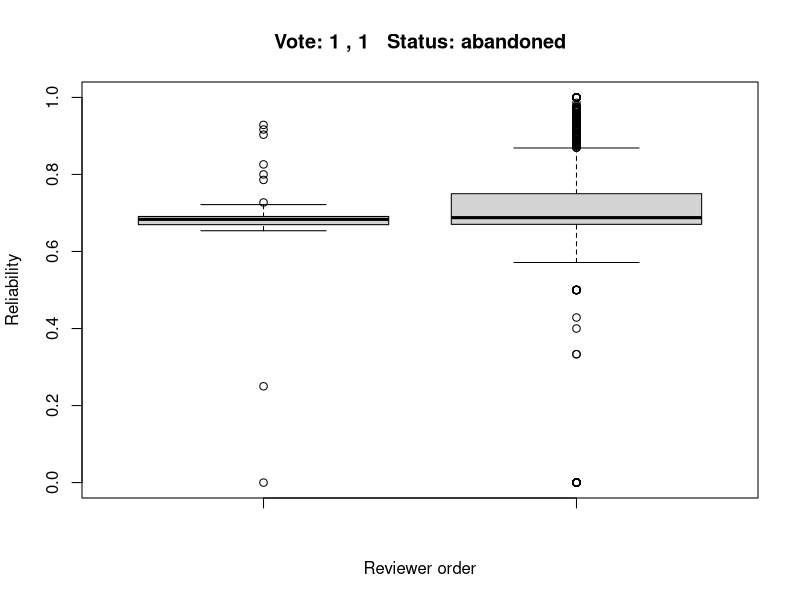
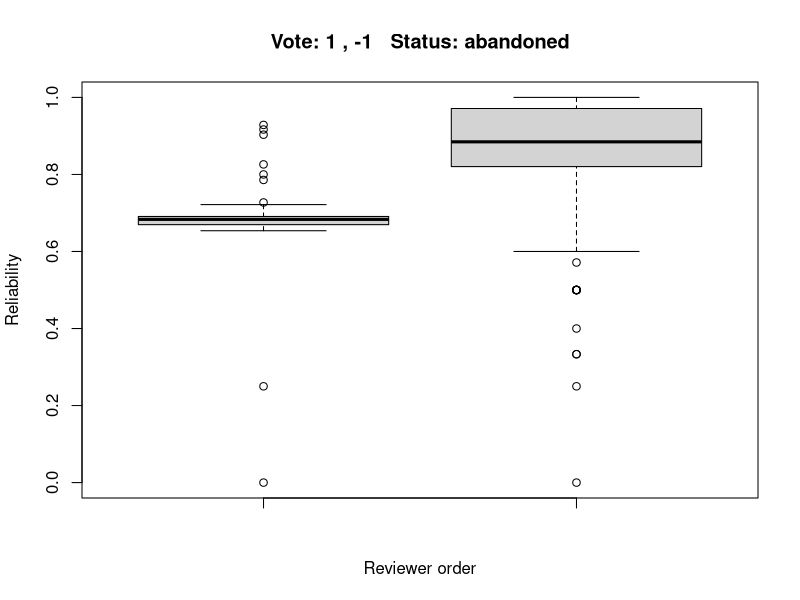
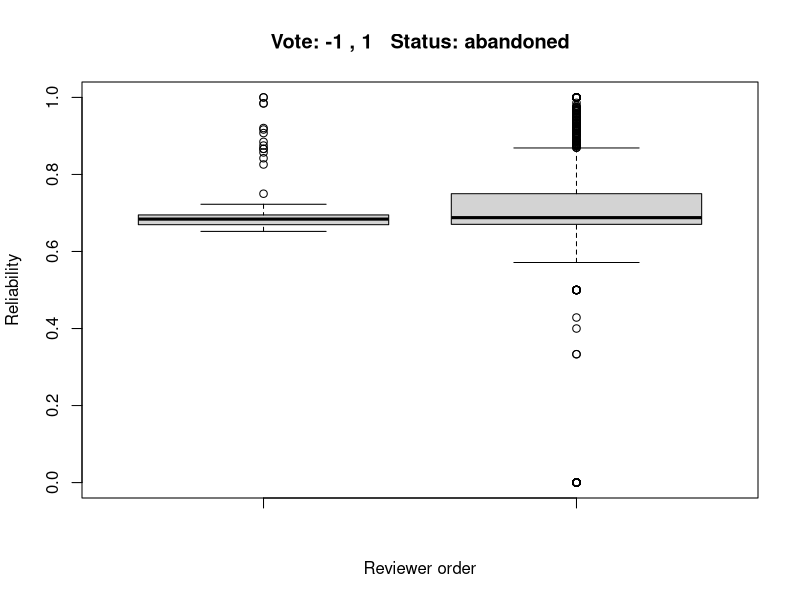
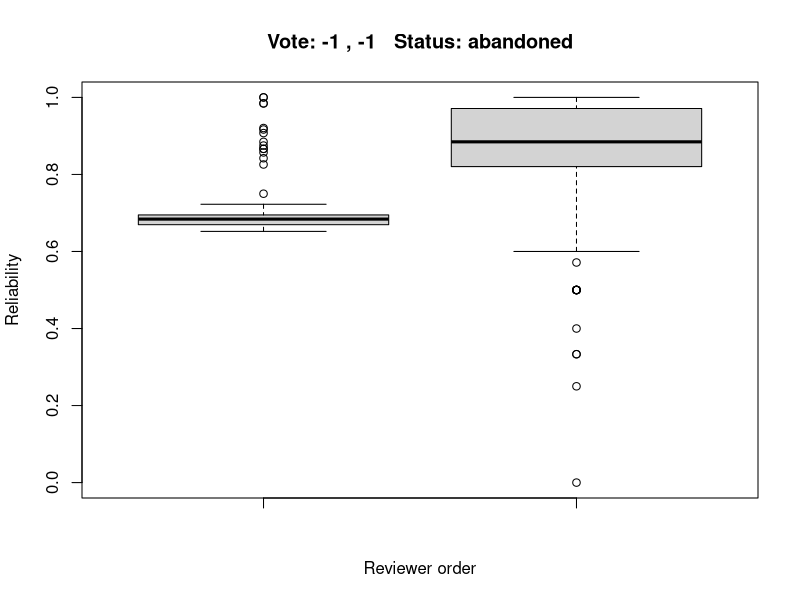
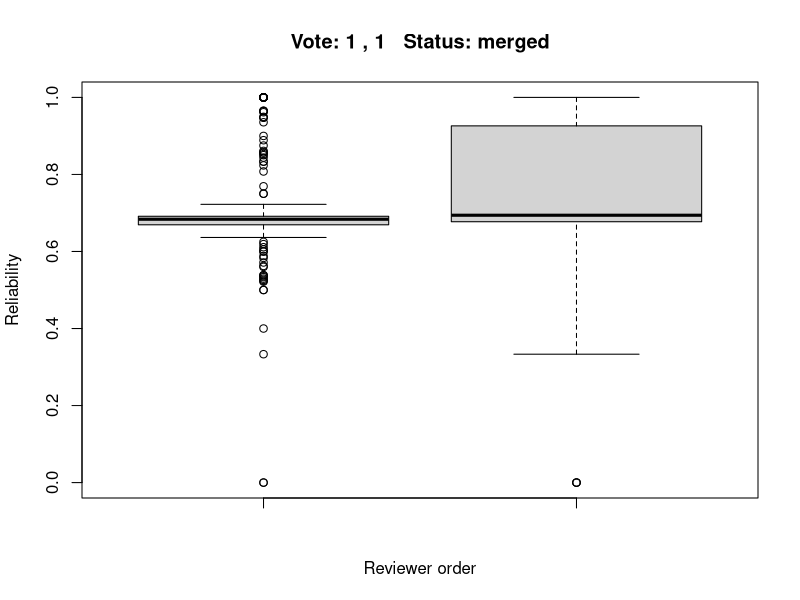
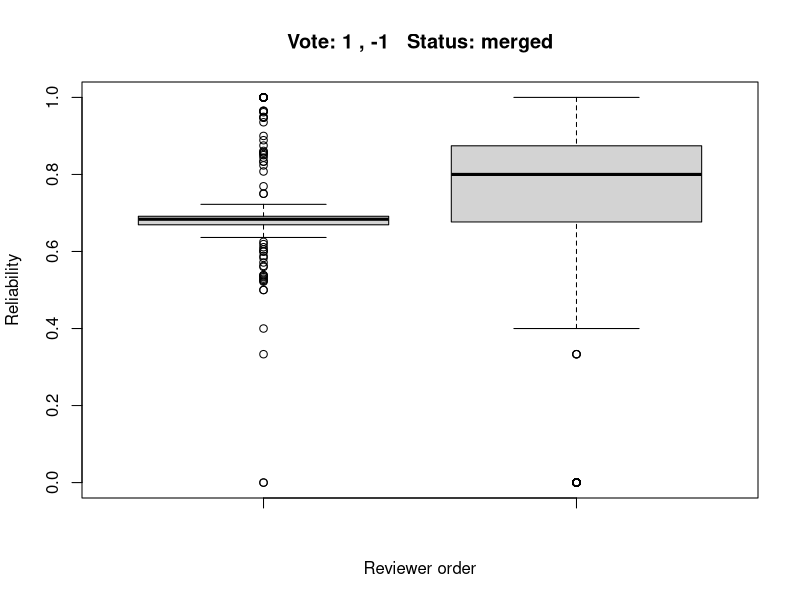
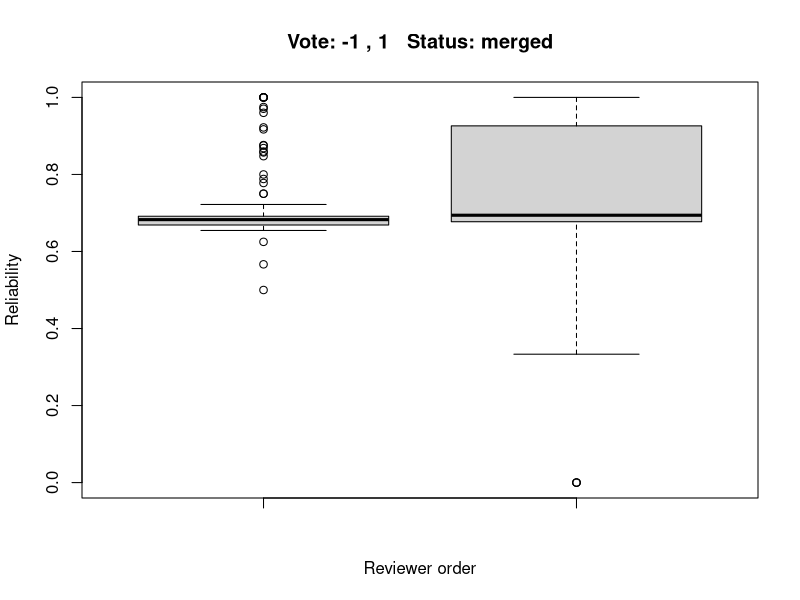
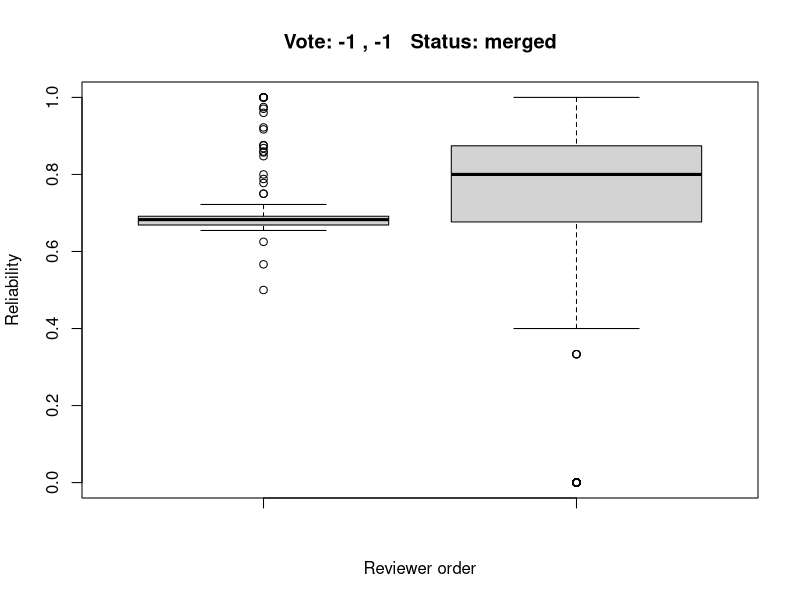

Generate these figures, in order, with R:
########################
## SANER2015 RQ2
## @author:Yuki Ueda
## @createdOn:2015/10/20
########################
pdf("RQ2_2.pdf")


### Set data
num <- data.frame() # Init

# Input numOfPatchsets_2_Start10000-End70705_RQ2.csv for csv
num <- read.csv("R_sample/numOfPatchsets_2_Start10000-End70705_RQ2.csv"
                 ,sep=",", header=TRUE)

### number of patchset's voting(+1, -1) is 1
# index_l_m: vote is "like" and status is "merge"
# index_d_a: vote is "dislike" and status is abandoned
index_l_m <- list(data.frame(), data.frame())
index_d_m <- list(data.frame(), data.frame())
index_l_a <- list(data.frame(), data.frame())
index_d_a <- list(data.frame(), data.frame())

for(i in 1:nrow(num)){
  CIndex = num$CommentIndex[i]      # CommentIndex
  if(num$Status[i] == "merged"){  # status is merge
    if(num$VotingScore[i] == 1){      # vote is like
      index_l_m[[CIndex]] <- rbind(index_l_m[[CIndex]], num[i,,])
    }else{                          # vote is dislike
      index_d_m[[CIndex]] <- rbind(index_d_m[[CIndex]], num[i,,])
    }
  }else{                            # status is abandoned
    if(num$VotingScore[i] == 1){
      index_l_a[[CIndex]] <- rbind(index_l_a[[CIndex]], num[i,,])
    }else{
      index_d_a[[CIndex]] <- rbind(index_d_a[[CIndex]], num[i,,])
    }
  }
}

# Summarize the index
index_merge <- list(index_l_m, index_d_m)
index_abondone <- list(index_l_a, index_d_a)
index <- list(index_abondone, index_merge)

# Output to PDF file
for(i in index){
  for(j in i){ # first Comment
    value1 = j[[1]]$CurrentPar
    for(k in i){ # second Comment
      value2 = k[[2]]$CurrentPar
      vote = paste("Vote:", j[[1]]$VotingScore[1], ",", k[[2]]$VotingScore[1], " ")
      boxplot(value1, value2, xlab="Reviewer order", ylab="Reliability", main=paste(vote, "Status:", j[[1]]$Status[1]))
      summary(value1)
      summary(value2)
    }
  }
}
